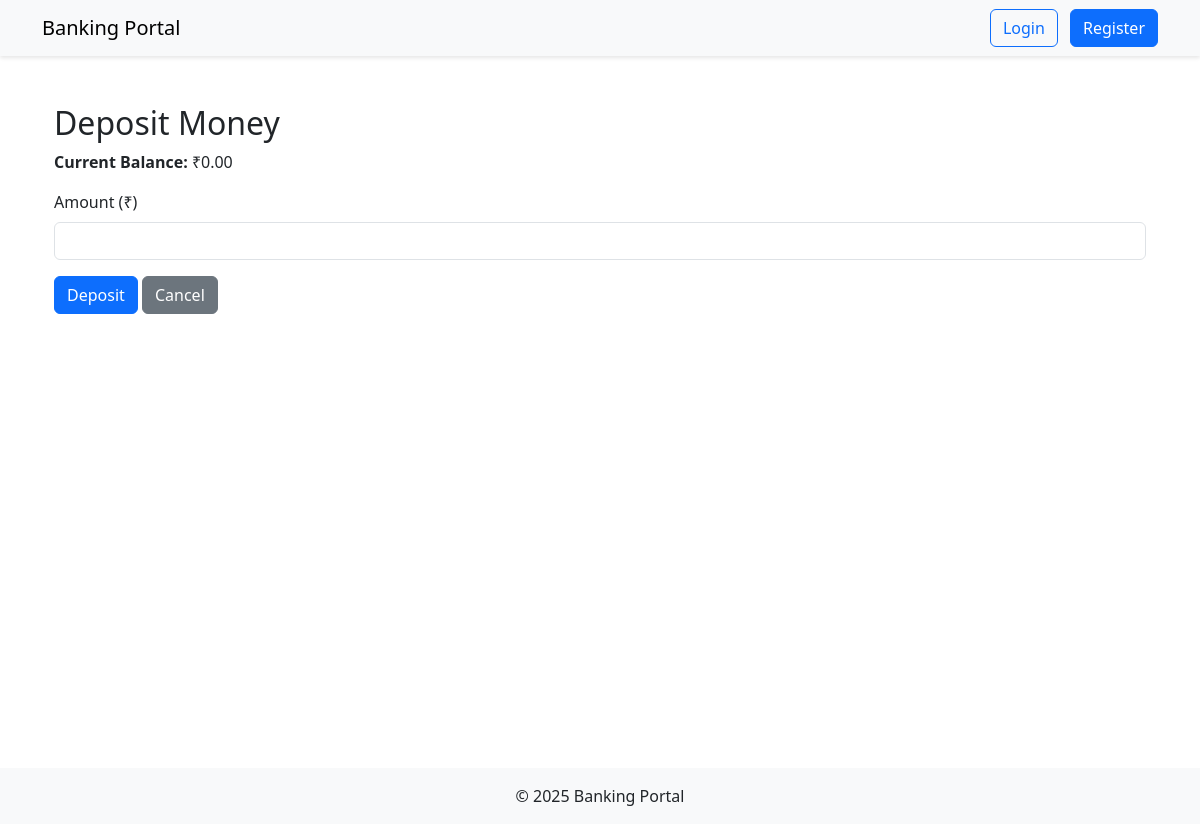
The app's page /bank/accounts/7/deposit/, older data.
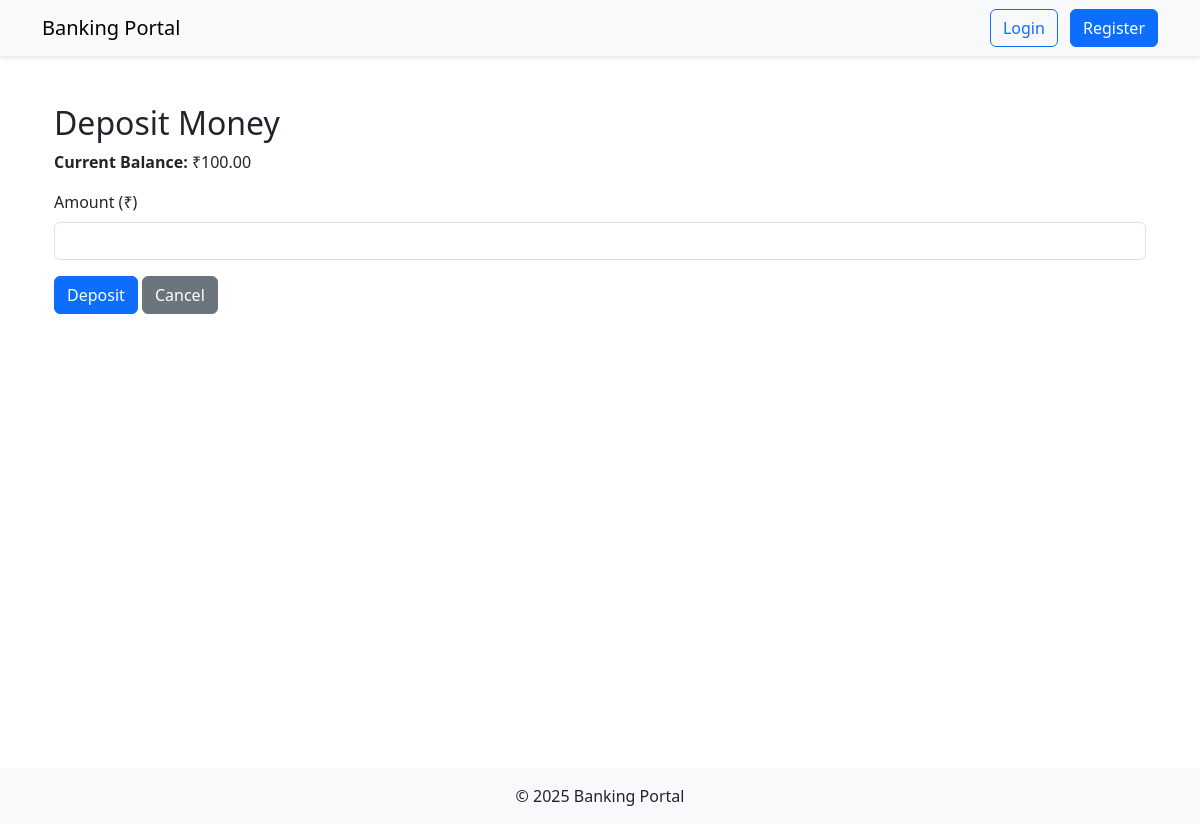
The same page, newer data.
### core/models.py (models this page shows, shortened)
class CustomerAccount(models.Model):
    user = models.ForeignKey(settings.AUTH_USER_MODEL, on_delete=models.CASCADE) #Temporary
    profile = models.ForeignKey(CustomerProfile, on_delete=models.CASCADE, null=True, blank=True)
    name = models.CharField(max_length=100)
    account_number = models.CharField(max_length=10, unique=True)
    balance = models.DecimalField(max_digits=10, decimal_places=2)
    contact = models.CharField(max_length=15, default='N/A')
    ACCOUNT_TYPES = [
        ('Savings', 'Savings'),
        ('Current', 'Current'),
    ]
    account_type = models.CharField(max_length=10, choices=ACCOUNT_TYPES, default='Savings')

### core/views.py (the view, shortened to what this page needs)
# urls.py: path('accounts/<int:pk>/deposit/', views.deposit, name='deposit'),
def deposit(request, pk):
    account = get_object_or_404(CustomerAccount, pk=pk)
    return render(request, 'core/transaction_form.html', {'account': account, 'action': 'Deposit'})

### core/context_processors.py (called while the page is built)
def admin_approvals(request):
    if request.user.is_staff:
        from .models import User, AccountRequest
        return {
            'pending_users': User.objects.filter(is_approved=False).count(),
            'pending_accounts': AccountRequest.objects.filter(is_approved=False).count()
        }
    return {}

### core/templates/core/transaction_form.html (shortened to what this page needs)
{% extends 'base.html' %}
{% load humanize %}
{% block content %}
<div class="container mt-5">
    <h2>{{ action }} Money</h2>
    <p><strong>Current Balance:</strong> ₹{{ account.balance|floatformat:2|intcomma }}</p>
    <form method="post">
        <div class="mb-3">
            <label class="form-label">Amount (₹)</label>
            <input type="number" step="1.00" class="form-control" name="amount" required>
        </div>
        <button type="submit" class="btn btn-primary">{{ action }}</button>
        <a href="{% url 'bank:account_detail' account.pk %}" class="btn btn-secondary">Cancel</a>
    </form>
</div>
{% endblock %}

Row changes from the older to the newer data that the page shows:
changed CustomerAccount: balance "0.00" → "100.00"
